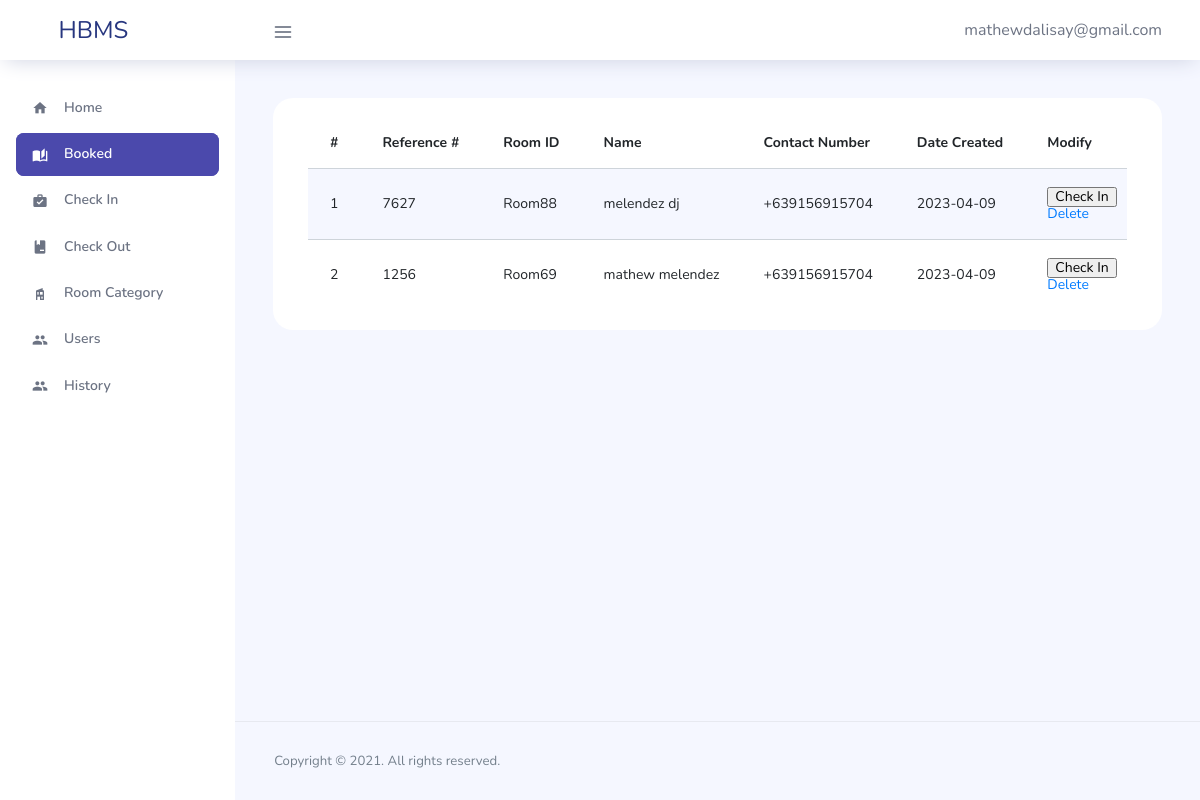
Page /admin/booked.php (signed in) on the committed database.
### tables this page shows
CREATE TABLE `booked` (
  `id` int(11) NOT NULL,
  `reference_number` int(50) NOT NULL,
  `room_id` varchar(50) NOT NULL,
  `room_category_id` int(11) NOT NULL,
  `name` varchar(50) NOT NULL,
  `contact_number` varchar(50) NOT NULL,
  `email` varchar(150) NOT NULL,
  `date_in` date NOT NULL,
  `date_out` date NOT NULL,
  `status` int(11) NOT NULL,
  `date_created` date NOT NULL,
  `date_updated` date NOT NULL
);

### admin/booked.php (the view, shortened to what this page needs)
<?php
include('../connection.php');
?>
<!DOCTYPE html>
<html lang="en">
<head>
  <link rel="stylesheet" href="../src/plugins/template/vendors/feather/feather.css">
  <link rel="stylesheet" href="../src/plugins/template/vendors/ti-icons/css/themify-icons.css">
  <link rel="stylesheet" href="../src/plugins/template/vendors/css/vendor.bundle.base.css">
  <link rel="stylesheet" href="../src/plugins/template/vendors/datatables.net-bs4/dataTables.bootstrap4.css">
  <link rel="stylesheet" href="../src/plugins/template/vendors/ti-icons/css/themify-icons.css">
  <link rel="stylesheet" href="../src/plugins/template/vendors/mdi/css/materialdesignicons.min.css">
  <link rel="stylesheet" type="text/css" href="../src/plugins/template/js/select.dataTables.min.css">
  <link rel="stylesheet" href="../src/plugins/template/css/vertical-layout-light/style.css">
</head>
<body>
  <div class="container-scroller">
    <nav class="navbar col-lg-12 col-12 p-0 fixed-top d-flex flex-row">
      <div class="text-center navbar-brand-wrapper d-flex align-items-center justify-content-center">
        <a class="navbar-brand brand-logo mr-5" href="home.php">HBMS</a>
      </div>
      <div class="navbar-menu-wrapper d-flex align-items-center justify-content-end">
        <button class="navbar-toggler navbar-toggler align-self-center" type="button" data-toggle="minimize">
          <span class="icon-menu"></span>
        </button>
        <ul class="navbar-nav navbar-nav-right">
          <li class="nav-item nav-profile dropdown">
            <a class="nav-link dropdown-toggle" href="#" data-toggle="dropdown" id="profileDropdown">
            <?php echo $_SESSION['email'];?>
            </a>
          </li>
        </ul>
      </div>
    </nav>
    <div class="container-fluid page-body-wrapper">
      <nav class="sidebar sidebar-offcanvas" id="sidebar">
        <ul class="nav">
          <li class="nav-item">
            <a class="nav-link" href="home.php">
              <i class="mdi mdi-home menu-icon"></i>
              <span class="menu-title">Home</span>
            </a>
          </li>
          <li class="nav-item active">
            <a class="nav-link" href="booked.php">
              <i class="mdi mdi-book-open-page-variant menu-icon"></i>
              <span class="menu-title">Booked</span>
            </a>
          </li>
          <li class="nav-item">
            <a class="nav-link" href="check-in.php">
              <i class="mdi mdi-briefcase-check menu-icon"></i>
              <span class="menu-title">Check In</span>
            </a>
          </li>
          <li class="nav-item">
            <a class="nav-link" href="check-out.php">
              <i class="mdi mdi-book-minus menu-icon"></i>
              <span class="menu-title">Check Out</span>
            </a>
          </li>
          <li class="nav-item">
            <a class="nav-link" href="rooms.php">
              <i class="mdi mdi-home-modern menu-icon"></i>
              <span class="menu-title">Room Category</span>
            </a>
          </li>
          <li class="nav-item">
            <a class="nav-link" href="users.php">
              <i class="mdi mdi-account-multiple menu-icon"></i>
              <span class="menu-title">Users</span>
            </a>
          </li>
          <li class="nav-item">
            <a class="nav-link" href="history.php">
              <i class="mdi mdi-account-multiple menu-icon"></i>
              <span class="menu-title">History</span>
            </a>
          </li>
        </ul>
      </nav>
      <div class="main-panel">
        <div class="content-wrapper">
          <div class="row">
            <div class="col-md-12 grid-margin streach-card">
                <div class="card position-relative">
                    <div class="card-body">
                        <div class="col-md-12">
                            <div class="table-responsive">
                                <table class="table table-striped">
                                    <thead>
                                        <tr>
                                            <th>#</th>
                                            <th scope="col">Reference #</th>
                                            <th scope="col">Room ID</th>
                                            <th scope="col">Name</th>
                                            <th scope="col">Contact Number</th>
                                            <th scope="col">Date Created</th>
                                            <th>Modify</th>
                                        </tr>
                                    </thead>
                                    <tbody>
                                        <?php
                                            $sql = "SELECT * FROM booked WHERE status = '3'";
                                            $run = mysqli_query($conn,$sql);
                                            if(mysqli_num_rows($run) > 0){
                                                $count = 0;
                                                foreach($run as $row){
                                                    $count++;
                                                    ?>
                                                        <tr>
                                                            <td><?php echo $count?></td>
                                                            <td><?php echo $row['reference_number']?></td>
                                                            <td><?php echo $row['room_id']?></td>
                                                            <td><?php echo $row['name']?></td>
                                                            <td><?php echo $row['contact_number']?></td>
                                                            <td><?php echo $row['date_created']?></td>
                                                            <td>
                                                                <form action="" method="POST">
                                                                    <input type="submit" name="checked_in" value="Check In">
                                                                </form>
                                                                <a href="delete-booked.php?id=<?php echo $row['id']?>">Delete</a>
                                                            </td>
                                                        </tr>
                                                    <?php
                                                }
                                            }
                                        ?>
                                    </tbody>
                                </table>
                            </div>
                        </div>
                    </div>
                </div>
            </div>
          </div>
        </div>
        <footer class="footer">
          <div class="d-sm-flex justify-content-center justify-content-sm-between">
            <span class="text-muted text-center text-sm-left d-block d-sm-inline-block">Copyright © 2021. All rights reserved.</span>
          </div>
        </footer>
      </div>
    </div>
  </div>
</body>
</html>

### rows in the picture
booked: reference_number "7627", room "Room88", name "melendez dj", contact_number "+639156915704", date_created "2023-04-09"
booked: reference_number "1256", room "Room69", name "mathew melendez", contact_number "+639156915704", date_created "2023-04-09"

### other values in the picture
$_SESSION['email'] "mathewdalisay@gmail.com"
